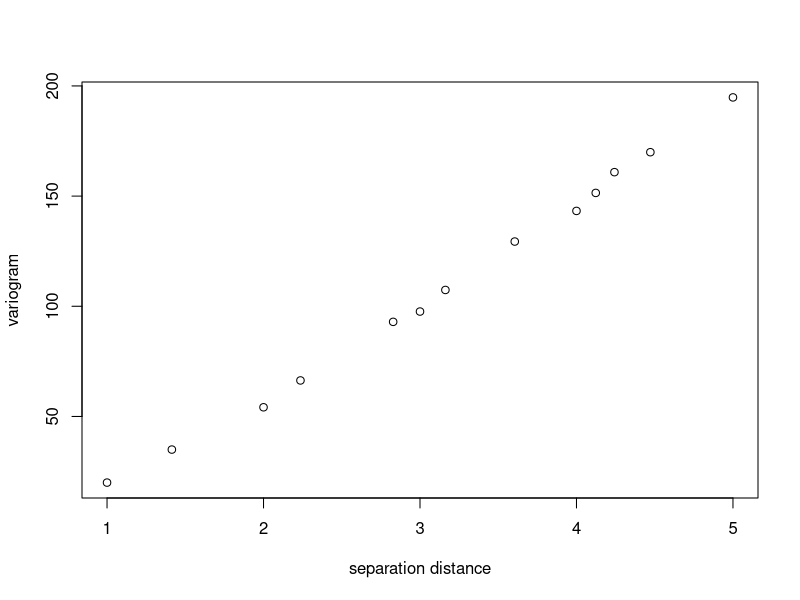
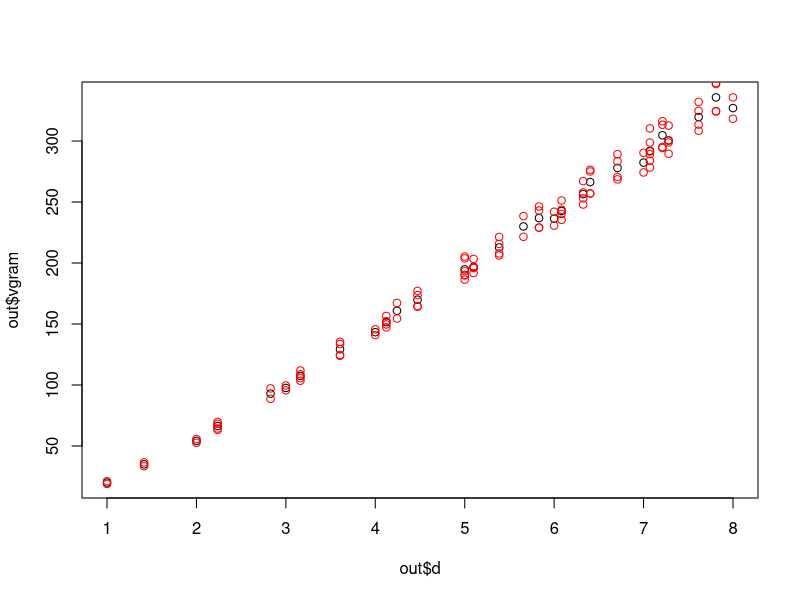
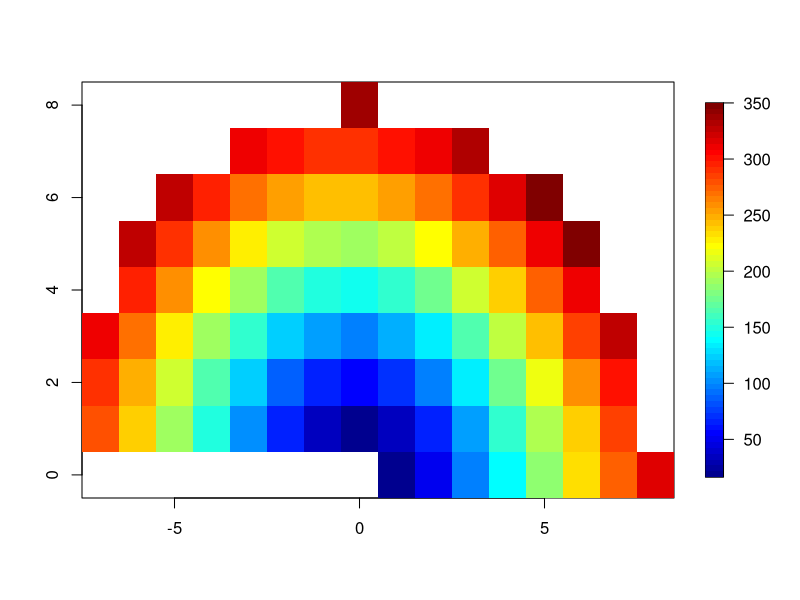

Generate these figures, in order, with R:
library(fields)


### Name: vgram.matrix
### Title: Computes a variogram from an image
### Aliases: vgram.matrix plot.vgram.matrix
### Keywords: spatial

### ** Examples

# variogram for Lennon image.
data(lennon)
out<-vgram.matrix( lennon) 

plot( out$d, out$vgram, xlab="separation distance", ylab="variogram") 
# image plot of vgram values by direction.  

# look at different directions 
out<-vgram.matrix( lennon, R=8)  

plot( out$d, out$vgram) 
# add in different orientations 
points( out$d.full, out$vgram.full, col="red")

#image plot of variogram values for different directions. 
set.panel(1,1)
plot.vgram.matrix( out)
# John Lennon appears remarkably isotropic!
